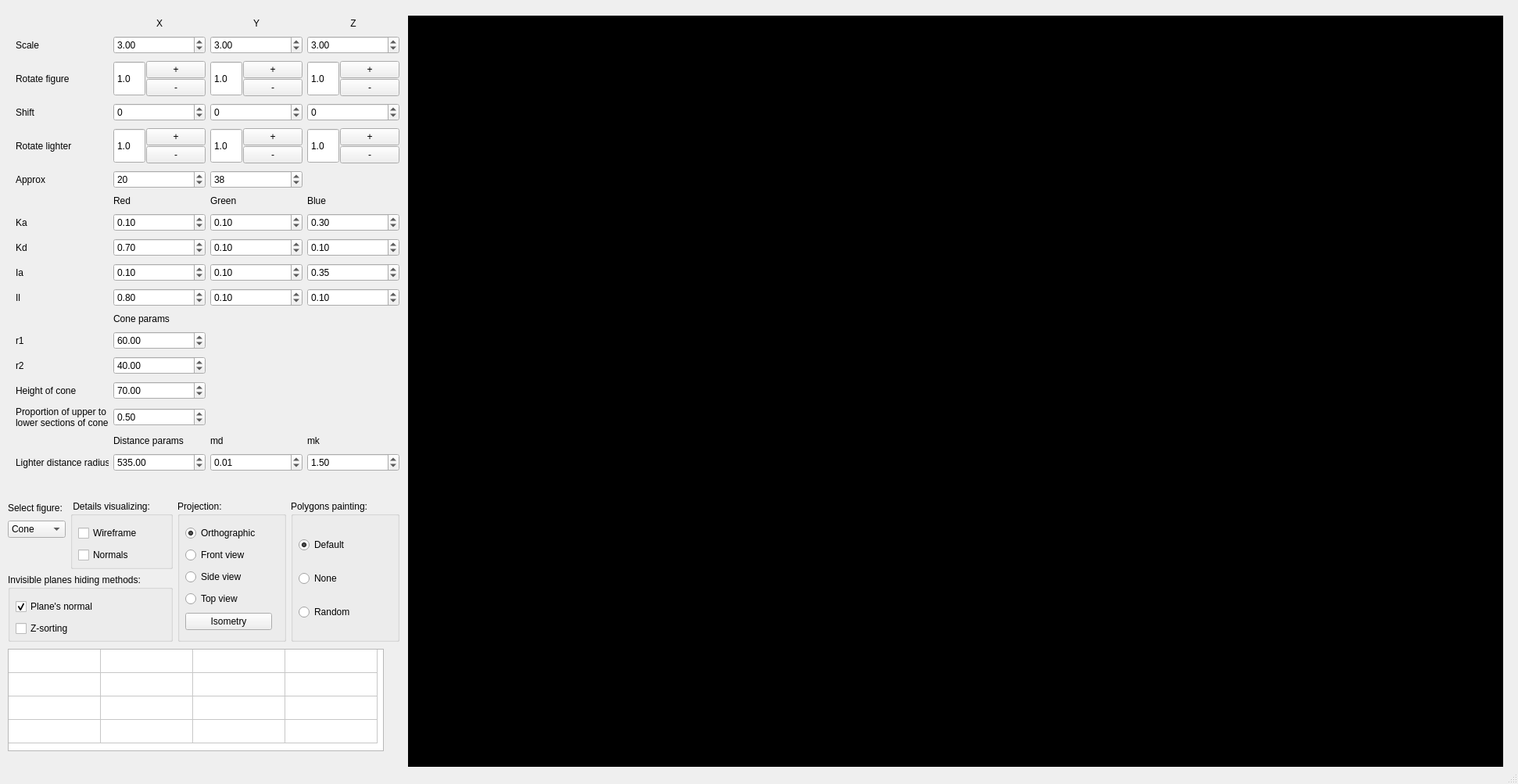
<?xml version="1.0" encoding="UTF-8"?>
<ui version="4.0">
 <class>MainWindow</class>
 <widget class="QMainWindow" name="MainWindow">
  <property name="geometry">
   <rect>
    <x>0</x>
    <y>0</y>
    <width>1942</width>
    <height>1003</height>
   </rect>
  </property>
  <property name="minimumSize">
   <size>
    <width>400</width>
    <height>100</height>
   </size>
  </property>
  <property name="windowTitle">
   <string>MainWindow</string>
  </property>
  <widget class="QWidget" name="centralwidget">
   <widget class="QWidget" name="draw_widget" native="true">
    <property name="geometry">
     <rect>
      <x>522</x>
      <y>20</y>
      <width>1401</width>
      <height>971</height>
     </rect>
    </property>
    <property name="styleSheet">
     <string notr="true">background-color: rgb(0, 0, 0);</string>
    </property>
   </widget>
   <widget class="QWidget" name="gridLayoutWidget">
    <property name="geometry">
     <rect>
      <x>20</x>
      <y>20</y>
      <width>491</width>
      <height>601</height>
     </rect>
    </property>
    <layout class="QGridLayout" name="gridLayout_3">
     <property name="sizeConstraint">
      <enum>QLayout::SetNoConstraint</enum>
     </property>
     <item row="3" column="3">
      <widget class="QSpinBox" name="shiftZ_spinBox">
       <property name="sizePolicy">
        <sizepolicy hsizetype="Preferred" vsizetype="Fixed">
         <horstretch>0</horstretch>
         <verstretch>0</verstretch>
        </sizepolicy>
       </property>
       <property name="accelerated">
        <bool>true</bool>
       </property>
       <property name="minimum">
        <number>-500</number>
       </property>
       <property name="maximum">
        <number>500</number>
       </property>
       <property name="value">
        <number>0</number>
       </property>
      </widget>
     </item>
     <item row="16" column="2">
      <widget class="QLabel" name="label_24">
       <property name="sizePolicy">
        <sizepolicy hsizetype="Preferred" vsizetype="Fixed">
         <horstretch>0</horstretch>
         <verstretch>0</verstretch>
        </sizepolicy>
       </property>
       <property name="text">
        <string>md</string>
       </property>
      </widget>
     </item>
     <item row="0" column="1">
      <widget class="QLabel" name="label">
       <property name="sizePolicy">
        <sizepolicy hsizetype="Preferred" vsizetype="Fixed">
         <horstretch>0</horstretch>
         <verstretch>0</verstretch>
        </sizepolicy>
       </property>
       <property name="text">
        <string>X</string>
       </property>
       <property name="alignment">
        <set>Qt::AlignCenter</set>
       </property>
      </widget>
     </item>
     <item row="1" column="1">
      <widget class="QDoubleSpinBox" name="scaleX_doubleSpinBox">
       <property name="sizePolicy">
        <sizepolicy hsizetype="Preferred" vsizetype="Fixed">
         <horstretch>0</horstretch>
         <verstretch>0</verstretch>
        </sizepolicy>
       </property>
       <property name="accelerated">
        <bool>true</bool>
       </property>
       <property name="maximum">
        <double>100.000000000000000</double>
       </property>
       <property name="value">
        <double>3.000000000000000</double>
       </property>
      </widget>
     </item>
     <item row="9" column="3">
      <widget class="QDoubleSpinBox" name="iaB_doubleSpinBox">
       <property name="sizePolicy">
        <sizepolicy hsizetype="Preferred" vsizetype="Fixed">
         <horstretch>0</horstretch>
         <verstretch>0</verstretch>
        </sizepolicy>
       </property>
       <property name="maximum">
        <double>1.000000000000000</double>
       </property>
       <property name="singleStep">
        <double>0.010000000000000</double>
       </property>
       <property name="value">
        <double>0.350000000000000</double>
       </property>
      </widget>
     </item>
     <item row="3" column="2">
      <widget class="QSpinBox" name="shiftY_spinBox">
       <property name="sizePolicy">
        <sizepolicy hsizetype="Preferred" vsizetype="Fixed">
         <horstretch>0</horstretch>
         <verstretch>0</verstretch>
        </sizepolicy>
       </property>
       <property name="accelerated">
        <bool>true</bool>
       </property>
       <property name="minimum">
        <number>-500</number>
       </property>
       <property name="maximum">
        <number>500</number>
       </property>
       <property name="value">
        <number>0</number>
       </property>
      </widget>
     </item>
     <item row="16" column="1">
      <widget class="QLabel" name="label_23">
       <property name="sizePolicy">
        <sizepolicy hsizetype="Preferred" vsizetype="Fixed">
         <horstretch>0</horstretch>
         <verstretch>0</verstretch>
        </sizepolicy>
       </property>
       <property name="text">
        <string>Distance params</string>
       </property>
      </widget>
     </item>
     <item row="5" column="2">
      <widget class="QSpinBox" name="verApr_spinBox">
       <property name="minimum">
        <number>3</number>
       </property>
       <property name="maximum">
        <number>1000</number>
       </property>
       <property name="value">
        <number>38</number>
       </property>
      </widget>
     </item>
     <item row="4" column="1">
      <layout class="QHBoxLayout" name="horizontalLayout_11">
       <property name="spacing">
        <number>1</number>
       </property>
       <property name="sizeConstraint">
        <enum>QLayout::SetDefaultConstraint</enum>
       </property>
       <item>
        <widget class="QDoubleSpinBox" name="lighter_rotateX_doubleSpinBox">
         <property name="sizePolicy">
          <sizepolicy hsizetype="Preferred" vsizetype="Preferred">
           <horstretch>0</horstretch>
           <verstretch>0</verstretch>
          </sizepolicy>
         </property>
         <property name="buttonSymbols">
          <enum>QAbstractSpinBox::NoButtons</enum>
         </property>
         <property name="accelerated">
          <bool>true</bool>
         </property>
         <property name="decimals">
          <number>1</number>
         </property>
         <property name="minimum">
          <double>0.000000000000000</double>
         </property>
         <property name="maximum">
          <double>100.000000000000000</double>
         </property>
         <property name="value">
          <double>1.000000000000000</double>
         </property>
        </widget>
       </item>
       <item>
        <layout class="QVBoxLayout" name="verticalLayout_12">
         <property name="spacing">
          <number>1</number>
         </property>
         <item>
          <widget class="QPushButton" name="lighter_rotateX_plus_pushButton">
           <property name="text">
            <string>+</string>
           </property>
          </widget>
         </item>
         <item>
          <widget class="QPushButton" name="lighter_rotateX_minus_pushButton">
           <property name="text">
            <string>-</string>
           </property>
          </widget>
         </item>
        </layout>
       </item>
      </layout>
     </item>
     <item row="4" column="2">
      <layout class="QHBoxLayout" name="horizontalLayout_12">
       <property name="spacing">
        <number>1</number>
       </property>
       <property name="sizeConstraint">
        <enum>QLayout::SetDefaultConstraint</enum>
       </property>
       <item>
        <widget class="QDoubleSpinBox" name="lighter_rotateY_doubleSpinBox">
         <property name="sizePolicy">
          <sizepolicy hsizetype="Preferred" vsizetype="Preferred">
           <horstretch>0</horstretch>
           <verstretch>0</verstretch>
          </sizepolicy>
         </property>
         <property name="buttonSymbols">
          <enum>QAbstractSpinBox::NoButtons</enum>
         </property>
         <property name="accelerated">
          <bool>true</bool>
         </property>
         <property name="decimals">
          <number>1</number>
         </property>
         <property name="minimum">
          <double>0.000000000000000</double>
         </property>
         <property name="maximum">
          <double>100.000000000000000</double>
         </property>
         <property name="value">
          <double>1.000000000000000</double>
         </property>
        </widget>
       </item>
       <item>
        <layout class="QVBoxLayout" name="verticalLayout_13">
         <property name="spacing">
          <number>1</number>
         </property>
         <item>
          <widget class="QPushButton" name="lighter_rotateY_plus_pushButton">
           <property name="text">
            <string>+</string>
           </property>
          </widget>
         </item>
         <item>
          <widget class="QPushButton" name="lighter_rotateY_minus_pushButton">
           <property name="text">
            <string>-</string>
           </property>
          </widget>
         </item>
        </layout>
       </item>
      </layout>
     </item>
     <item row="8" column="3">
      <widget class="QDoubleSpinBox" name="kdB_doubleSpinBox">
       <property name="sizePolicy">
        <sizepolicy hsizetype="Preferred" vsizetype="Fixed">
         <horstretch>0</horstretch>
         <verstretch>0</verstretch>
        </sizepolicy>
       </property>
       <property name="maximum">
        <double>1.000000000000000</double>
       </property>
       <property name="singleStep">
        <double>0.010000000000000</double>
       </property>
       <property name="value">
        <double>0.100000000000000</double>
       </property>
      </widget>
     </item>
     <item row="6" column="2">
      <widget class="QLabel" name="label_21">
       <property name="sizePolicy">
        <sizepolicy hsizetype="Preferred" vsizetype="Fixed">
         <horstretch>0</horstretch>
         <verstretch>0</verstretch>
        </sizepolicy>
       </property>
       <property name="text">
        <string>Green</string>
       </property>
      </widget>
     </item>
     <item row="10" column="2">
      <widget class="QDoubleSpinBox" name="ilG_doubleSpinBox">
       <property name="sizePolicy">
        <sizepolicy hsizetype="Preferred" vsizetype="Fixed">
         <horstretch>0</horstretch>
         <verstretch>0</verstretch>
        </sizepolicy>
       </property>
       <property name="maximum">
        <double>1.000000000000000</double>
       </property>
       <property name="singleStep">
        <double>0.010000000000000</double>
       </property>
       <property name="value">
        <double>0.100000000000000</double>
       </property>
      </widget>
     </item>
     <item row="8" column="0">
      <widget class="QLabel" name="label_18">
       <property name="text">
        <string>Kd</string>
       </property>
       <property name="wordWrap">
        <bool>true</bool>
       </property>
      </widget>
     </item>
     <item row="7" column="2">
      <widget class="QDoubleSpinBox" name="kaG_doubleSpinBox">
       <property name="sizePolicy">
        <sizepolicy hsizetype="Preferred" vsizetype="Fixed">
         <horstretch>0</horstretch>
         <verstretch>0</verstretch>
        </sizepolicy>
       </property>
       <property name="maximum">
        <double>1.000000000000000</double>
       </property>
       <property name="singleStep">
        <double>0.010000000000000</double>
       </property>
       <property name="value">
        <double>0.100000000000000</double>
       </property>
      </widget>
     </item>
     <item row="6" column="1">
      <widget class="QLabel" name="label_20">
       <property name="sizePolicy">
        <sizepolicy hsizetype="Preferred" vsizetype="Fixed">
         <horstretch>0</horstretch>
         <verstretch>0</verstretch>
        </sizepolicy>
       </property>
       <property name="text">
        <string>Red</string>
       </property>
      </widget>
     </item>
     <item row="2" column="3">
      <layout class="QHBoxLayout" name="horizontalLayout_3">
       <property name="spacing">
        <number>1</number>
       </property>
       <property name="sizeConstraint">
        <enum>QLayout::SetDefaultConstraint</enum>
       </property>
       <item>
        <widget class="QDoubleSpinBox" name="rotateZ_doubleSpinBox">
         <property name="sizePolicy">
          <sizepolicy hsizetype="Preferred" vsizetype="Preferred">
           <horstretch>0</horstretch>
           <verstretch>0</verstretch>
          </sizepolicy>
         </property>
         <property name="buttonSymbols">
          <enum>QAbstractSpinBox::NoButtons</enum>
         </property>
         <property name="accelerated">
          <bool>true</bool>
         </property>
         <property name="decimals">
          <number>1</number>
         </property>
         <property name="minimum">
          <double>0.000000000000000</double>
         </property>
         <property name="maximum">
          <double>100.000000000000000</double>
         </property>
         <property name="value">
          <double>1.000000000000000</double>
         </property>
        </widget>
       </item>
       <item>
        <layout class="QVBoxLayout" name="verticalLayout_3">
         <property name="spacing">
          <number>1</number>
         </property>
         <item>
          <widget class="QPushButton" name="rotateZ_plus_pushButton">
           <property name="text">
            <string>+</string>
           </property>
          </widget>
         </item>
         <item>
          <widget class="QPushButton" name="rotateZ_minus_pushButton">
           <property name="text">
            <string>-</string>
           </property>
          </widget>
         </item>
        </layout>
       </item>
      </layout>
     </item>
     <item row="10" column="3">
      <widget class="QDoubleSpinBox" name="ilB_doubleSpinBox">
       <property name="sizePolicy">
        <sizepolicy hsizetype="Preferred" vsizetype="Fixed">
         <horstretch>0</horstretch>
         <verstretch>0</verstretch>
        </sizepolicy>
       </property>
       <property name="maximum">
        <double>1.000000000000000</double>
       </property>
       <property name="singleStep">
        <double>0.010000000000000</double>
       </property>
       <property name="value">
        <double>0.100000000000000</double>
       </property>
      </widget>
     </item>
     <item row="0" column="2">
      <widget class="QLabel" name="label_2">
       <property name="sizePolicy">
        <sizepolicy hsizetype="Preferred" vsizetype="Fixed">
         <horstretch>0</horstretch>
         <verstretch>0</verstretch>
        </sizepolicy>
       </property>
       <property name="text">
        <string>Y</string>
       </property>
       <property name="alignment">
        <set>Qt::AlignCenter</set>
       </property>
      </widget>
     </item>
     <item row="3" column="1">
      <widget class="QSpinBox" name="shiftX_spinBox">
       <property name="sizePolicy">
        <sizepolicy hsizetype="Preferred" vsizetype="Fixed">
         <horstretch>0</horstretch>
         <verstretch>0</verstretch>
        </sizepolicy>
       </property>
       <property name="accelerated">
        <bool>true</bool>
       </property>
       <property name="minimum">
        <number>-500</number>
       </property>
       <property name="maximum">
        <number>500</number>
       </property>
       <property name="value">
        <number>0</number>
       </property>
      </widget>
     </item>
     <item row="7" column="1">
      <widget class="QDoubleSpinBox" name="kaR_doubleSpinBox">
       <property name="sizePolicy">
        <sizepolicy hsizetype="Preferred" vsizetype="Fixed">
         <horstretch>0</horstretch>
         <verstretch>0</verstretch>
        </sizepolicy>
       </property>
       <property name="maximum">
        <double>1.000000000000000</double>
       </property>
       <property name="singleStep">
        <double>0.010000000000000</double>
       </property>
       <property name="value">
        <double>0.100000000000000</double>
       </property>
      </widget>
     </item>
     <item row="9" column="1">
      <widget class="QDoubleSpinBox" name="iaR_doubleSpinBox">
       <property name="sizePolicy">
        <sizepolicy hsizetype="Preferred" vsizetype="Fixed">
         <horstretch>0</horstretch>
         <verstretch>0</verstretch>
        </sizepolicy>
       </property>
       <property name="maximum">
        <double>1.000000000000000</double>
       </property>
       <property name="singleStep">
        <double>0.010000000000000</double>
       </property>
       <property name="value">
        <double>0.100000000000000</double>
       </property>
      </widget>
     </item>
     <item row="4" column="0">
      <widget class="QLabel" name="label_14">
       <property name="text">
        <string>Rotate lighter</string>
       </property>
      </widget>
     </item>
     <item row="0" column="3">
      <widget class="QLabel" name="label_3">
       <property name="sizePolicy">
        <sizepolicy hsizetype="Preferred" vsizetype="Fixed">
         <horstretch>0</horstretch>
         <verstretch>0</verstretch>
        </sizepolicy>
       </property>
       <property name="text">
        <string>Z</string>
       </property>
       <property name="alignment">
        <set>Qt::AlignCenter</set>
       </property>
      </widget>
     </item>
     <item row="12" column="1">
      <widget class="QDoubleSpinBox" name="coneR1_doubleSpinBox">
       <property name="sizePolicy">
        <sizepolicy hsizetype="Preferred" vsizetype="Fixed">
         <horstretch>0</horstretch>
         <verstretch>0</verstretch>
        </sizepolicy>
       </property>
       <property name="maximum">
        <double>1000.000000000000000</double>
       </property>
       <property name="value">
        <double>60.000000000000000</double>
       </property>
      </widget>
     </item>
     <item row="10" column="1">
      <widget class="QDoubleSpinBox" name="ilR_doubleSpinBox">
       <property name="sizePolicy">
        <sizepolicy hsizetype="Preferred" vsizetype="Fixed">
         <horstretch>0</horstretch>
         <verstretch>0</verstretch>
        </sizepolicy>
       </property>
       <property name="maximum">
        <double>1.000000000000000</double>
       </property>
       <property name="singleStep">
        <double>0.010000000000000</double>
       </property>
       <property name="value">
        <double>0.800000000000000</double>
       </property>
      </widget>
     </item>
     <item row="17" column="3">
      <widget class="QDoubleSpinBox" name="lighterMk_doubleSpinBox">
       <property name="sizePolicy">
        <sizepolicy hsizetype="Preferred" vsizetype="Fixed">
         <horstretch>0</horstretch>
         <verstretch>0</verstretch>
        </sizepolicy>
       </property>
       <property name="maximum">
        <double>1000.000000000000000</double>
       </property>
       <property name="singleStep">
        <double>0.100000000000000</double>
       </property>
       <property name="value">
        <double>1.500000000000000</double>
       </property>
      </widget>
     </item>
     <item row="4" column="3">
      <layout class="QHBoxLayout" name="horizontalLayout_13">
       <property name="spacing">
        <number>1</number>
       </property>
       <property name="sizeConstraint">
        <enum>QLayout::SetDefaultConstraint</enum>
       </property>
       <item>
        <widget class="QDoubleSpinBox" name="lighter_rotateZ_doubleSpinBox">
         <property name="sizePolicy">
          <sizepolicy hsizetype="Preferred" vsizetype="Preferred">
           <horstretch>0</horstretch>
           <verstretch>0</verstretch>
          </sizepolicy>
         </property>
         <property name="buttonSymbols">
          <enum>QAbstractSpinBox::NoButtons</enum>
         </property>
         <property name="accelerated">
          <bool>true</bool>
         </property>
         <property name="decimals">
          <number>1</number>
         </property>
         <property name="minimum">
          <double>0.000000000000000</double>
         </property>
         <property name="maximum">
          <double>100.000000000000000</double>
         </property>
         <property name="value">
          <double>1.000000000000000</double>
         </property>
        </widget>
       </item>
       <item>
        <layout class="QVBoxLayout" name="verticalLayout_14">
         <property name="spacing">
          <number>1</number>
         </property>
         <item>
          <widget class="QPushButton" name="lighter_rotateZ_plus_pushButton">
           <property name="text">
            <string>+</string>
           </property>
          </widget>
         </item>
         <item>
          <widget class="QPushButton" name="lighter_rotateZ_minus_pushButton">
           <property name="text">
            <string>-</string>
           </property>
          </widget>
         </item>
        </layout>
       </item>
      </layout>
     </item>
     <item row="2" column="1">
      <layout class="QHBoxLayout" name="horizontalLayout">
       <property name="spacing">
        <number>1</number>
       </property>
       <property name="sizeConstraint">
        <enum>QLayout::SetDefaultConstraint</enum>
       </property>
       <item>
        <widget class="QDoubleSpinBox" name="rotateX_doubleSpinBox">
         <property name="sizePolicy">
          <sizepolicy hsizetype="Preferred" vsizetype="Preferred">
           <horstretch>0</horstretch>
           <verstretch>0</verstretch>
          </sizepolicy>
         </property>
         <property name="buttonSymbols">
          <enum>QAbstractSpinBox::NoButtons</enum>
         </property>
         <property name="accelerated">
          <bool>true</bool>
         </property>
         <property name="decimals">
          <number>1</number>
         </property>
         <property name="minimum">
          <double>0.000000000000000</double>
         </property>
         <property name="maximum">
          <double>100.000000000000000</double>
         </property>
         <property name="value">
          <double>1.000000000000000</double>
         </property>
        </widget>
       </item>
       <item>
        <layout class="QVBoxLayout" name="verticalLayout">
         <property name="spacing">
          <number>1</number>
         </property>
         <item>
          <widget class="QPushButton" name="rotateX_plus_pushButton">
           <property name="text">
            <string>+</string>
           </property>
          </widget>
         </item>
         <item>
          <widget class="QPushButton" name="rotateX_minus_pushButton">
           <property name="text">
            <string>-</string>
           </property>
          </widget>
         </item>
        </layout>
       </item>
      </layout>
     </item>
     <item row="17" column="1">
      <widget class="QDoubleSpinBox" name="lighterR_doubleSpinBox">
       <property name="sizePolicy">
        <sizepolicy hsizetype="Preferred" vsizetype="Fixed">
         <horstretch>0</horstretch>
         <verstretch>0</verstretch>
        </sizepolicy>
       </property>
       <property name="maximum">
        <double>1000.000000000000000</double>
       </property>
       <property name="value">
        <double>535.000000000000000</double>
       </property>
      </widget>
     </item>
     <item row="2" column="0">
      <widget class="QLabel" name="label_8">
       <property name="text">
        <string>Rotate figure</string>
       </property>
      </widget>
     </item>
     <item row="17" column="2">
      <widget class="QDoubleSpinBox" name="lighterMd_doubleSpinBox">
       <property name="sizePolicy">
        <sizepolicy hsizetype="Preferred" vsizetype="Fixed">
         <horstretch>0</horstretch>
         <verstretch>0</verstretch>
        </sizepolicy>
       </property>
       <property name="maximum">
        <double>1000.000000000000000</double>
       </property>
       <property name="singleStep">
        <double>0.010000000000000</double>
       </property>
       <property name="value">
        <double>0.010000000000000</double>
       </property>
      </widget>
     </item>
     <item row="1" column="0">
      <widget class="QLabel" name="label_4">
       <property name="text">
        <string>Scale</string>
       </property>
      </widget>
     </item>
     <item row="11" column="1">
      <widget class="QLabel" name="label_10">
       <property name="sizePolicy">
        <sizepolicy hsizetype="Preferred" vsizetype="Fixed">
         <horstretch>0</horstretch>
         <verstretch>0</verstretch>
        </sizepolicy>
       </property>
       <property name="text">
        <string>Cone params</string>
       </property>
      </widget>
     </item>
     <item row="13" column="1">
      <widget class="QDoubleSpinBox" name="coneR2_doubleSpinBox">
       <property name="sizePolicy">
        <sizepolicy hsizetype="Preferred" vsizetype="Fixed">
         <horstretch>0</horstretch>
         <verstretch>0</verstretch>
        </sizepolicy>
       </property>
       <property name="maximum">
        <double>1000.000000000000000</double>
       </property>
       <property name="value">
        <double>40.000000000000000</double>
       </property>
      </widget>
     </item>
     <item row="9" column="2">
      <widget class="QDoubleSpinBox" name="iaG_doubleSpinBox">
       <property name="sizePolicy">
        <sizepolicy hsizetype="Preferred" vsizetype="Fixed">
         <horstretch>0</horstretch>
         <verstretch>0</verstretch>
        </sizepolicy>
       </property>
       <property name="maximum">
        <double>1.000000000000000</double>
       </property>
       <property name="singleStep">
        <double>0.010000000000000</double>
       </property>
       <property name="value">
        <double>0.100000000000000</double>
       </property>
      </widget>
     </item>
     <item row="14" column="1">
      <widget class="QDoubleSpinBox" name="coneH_doubleSpinBox">
       <property name="sizePolicy">
        <sizepolicy hsizetype="Preferred" vsizetype="Fixed">
         <horstretch>0</horstretch>
         <verstretch>0</verstretch>
        </sizepolicy>
       </property>
       <property name="maximum">
        <double>1000.000000000000000</double>
       </property>
       <property name="value">
        <double>70.000000000000000</double>
       </property>
      </widget>
     </item>
     <item row="17" column="0">
      <widget class="QLabel" name="label_15">
       <property name="text">
        <string>Lighter distance radius</string>
       </property>
      </widget>
     </item>
     <item row="5" column="1">
      <widget class="QSpinBox" name="horApr_spinBox">
       <property name="minimum">
        <number>3</number>
       </property>
       <property name="maximum">
        <number>1000</number>
       </property>
       <property name="value">
        <number>20</number>
       </property>
      </widget>
     </item>
     <item row="7" column="0">
      <widget class="QLabel" name="label_16">
       <property name="text">
        <string>Ka</string>
       </property>
       <property name="wordWrap">
        <bool>true</bool>
       </property>
      </widget>
     </item>
     <item row="8" column="2">
      <widget class="QDoubleSpinBox" name="kdG_doubleSpinBox">
       <property name="sizePolicy">
        <sizepolicy hsizetype="Preferred" vsizetype="Fixed">
         <horstretch>0</horstretch>
         <verstretch>0</verstretch>
        </sizepolicy>
       </property>
       <property name="maximum">
        <double>1.000000000000000</double>
       </property>
       <property name="singleStep">
        <double>0.010000000000000</double>
       </property>
       <property name="value">
        <double>0.100000000000000</double>
       </property>
      </widget>
     </item>
     <item row="16" column="3">
      <widget class="QLabel" name="label_25">
       <property name="sizePolicy">
        <sizepolicy hsizetype="Preferred" vsizetype="Fixed">
         <horstretch>0</horstretch>
         <verstretch>0</verstretch>
        </sizepolicy>
       </property>
       <property name="text">
        <string>mk</string>
       </property>
      </widget>
     </item>
     <item row="6" column="3">
      <widget class="QLabel" name="label_22">
       <property name="sizePolicy">
        <sizepolicy hsizetype="Preferred" vsizetype="Fixed">
         <horstretch>0</horstretch>
         <verstretch>0</verstretch>
        </sizepolicy>
       </property>
       <property name="text">
        <string>Blue</string>
       </property>
      </widget>
     </item>
     <item row="7" column="3">
      <widget class="QDoubleSpinBox" name="kaB_doubleSpinBox">
       <property name="sizePolicy">
        <sizepolicy hsizetype="Preferred" vsizetype="Fixed">
         <horstretch>0</horstretch>
         <verstretch>0</verstretch>
        </sizepolicy>
       </property>
       <property name="maximum">
        <double>1.000000000000000</double>
       </property>
       <property name="singleStep">
        <double>0.010000000000000</double>
       </property>
       <property name="value">
        <double>0.300000000000000</double>
       </property>
      </widget>
     </item>
     <item row="8" column="1">
      <widget class="QDoubleSpinBox" name="kdR_doubleSpinBox">
       <property name="sizePolicy">
        <sizepolicy hsizetype="Preferred" vsizetype="Fixed">
         <horstretch>0</horstretch>
         <verstretch>0</verstretch>
        </sizepolicy>
       </property>
       <property name="maximum">
        <double>1.000000000000000</double>
       </property>
       <property name="singleStep">
        <double>0.010000000000000</double>
       </property>
       <property name="value">
        <double>0.700000000000000</double>
       </property>
      </widget>
     </item>
     <item row="1" column="3">
      <widget class="QDoubleSpinBox" name="scaleZ_doubleSpinBox">
       <property name="sizePolicy">
        <sizepolicy hsizetype="Preferred" vsizetype="Fixed">
         <horstretch>0</horstretch>
         <verstretch>0</verstretch>
        </sizepolicy>
       </property>
       <property name="accelerated">
        <bool>true</bool>
       </property>
       <property name="maximum">
        <double>100.000000000000000</double>
       </property>
       <property name="value">
        <double>3.000000000000000</double>
       </property>
      </widget>
     </item>
     <item row="9" column="0">
      <widget class="QLabel" name="label_17">
       <property name="text">
        <string>Ia</string>
       </property>
       <property name="wordWrap">
        <bool>true</bool>
       </property>
      </widget>
     </item>
     <item row="15" column="0">
      <widget class="QLabel" name="label_13">
       <property name="text">
        <string>Proportion of upper to lower sections of cone</string>
       </property>
       <property name="wordWrap">
        <bool>true</bool>
       </property>
      </widget>
     </item>
     <item row="13" column="0">
      <widget class="QLabel" name="label_12">
       <property name="text">
        <string>r2</string>
       </property>
      </widget>
     </item>
     <item row="14" column="0">
      <widget class="QLabel" name="label_9">
       <property name="text">
        <string>Height of cone</string>
       </property>
      </widget>
     </item>
     <item row="12" column="0">
      <widget class="QLabel" name="label_11">
       <property name="text">
        <string>r1</string>
       </property>
      </widget>
     </item>
     <item row="2" column="2">
      <layout class="QHBoxLayout" name="horizontalLayout_2">
       <property name="spacing">
        <number>1</number>
       </property>
       <property name="sizeConstraint">
        <enum>QLayout::SetDefaultConstraint</enum>
       </property>
       <item>
        <widget class="QDoubleSpinBox" name="rotateY_doubleSpinBox">
         <property name="sizePolicy">
          <sizepolicy hsizetype="Preferred" vsizetype="Preferred">
           <horstretch>0</horstretch>
           <verstretch>0</verstretch>
          </sizepolicy>
         </property>
         <property name="buttonSymbols">
          <enum>QAbstractSpinBox::NoButtons</enum>
         </property>
         <property name="accelerated">
          <bool>true</bool>
         </property>
         <property name="decimals">
          <number>1</number>
         </property>
         <property name="minimum">
          <double>0.000000000000000</double>
         </property>
         <property name="maximum">
          <double>100.000000000000000</double>
         </property>
         <property name="value">
          <double>1.000000000000000</double>
         </property>
        </widget>
       </item>
       <item>
        <layout class="QVBoxLayout" name="verticalLayout_2">
         <property name="spacing">
          <number>1</number>
         </property>
         <item>
          <widget class="QPushButton" name="rotateY_plus_pushButton">
           <property name="text">
            <string>+</string>
           </property>
          </widget>
         </item>
         <item>
          <widget class="QPushButton" name="rotateY_minus_pushButton">
           <property name="text">
            <string>-</string>
           </property>
          </widget>
         </item>
        </layout>
       </item>
      </layout>
     </item>
     <item row="10" column="0">
      <widget class="QLabel" name="label_19">
       <property name="text">
        <string>Il</string>
       </property>
       <property name="wordWrap">
        <bool>true</bool>
       </property>
      </widget>
     </item>
     <item row="3" column="0">
      <widget class="QLabel" name="label_5">
       <property name="text">
        <string>Shift</string>
       </property>
      </widget>
     </item>
     <item row="15" column="1">
      <widget class="QDoubleSpinBox" name="coneRatio_doubleSpinBox">
       <property name="sizePolicy">
        <sizepolicy hsizetype="Preferred" vsizetype="Fixed">
         <horstretch>0</horstretch>
         <verstretch>0</verstretch>
        </sizepolicy>
       </property>
       <property name="maximum">
        <double>1.000000000000000</double>
       </property>
       <property name="singleStep">
        <double>0.010000000000000</double>
       </property>
       <property name="value">
        <double>0.500000000000000</double>
       </property>
      </widget>
     </item>
     <item row="5" column="0">
      <widget class="QLabel" name="label_7">
       <property name="text">
        <string>Approx</string>
       </property>
      </widget>
     </item>
     <item row="1" column="2">
      <widget class="QDoubleSpinBox" name="scaleY_doubleSpinBox">
       <property name="sizePolicy">
        <sizepolicy hsizetype="Preferred" vsizetype="Fixed">
         <horstretch>0</horstretch>
         <verstretch>0</verstretch>
        </sizepolicy>
       </property>
       <property name="accelerated">
        <bool>true</bool>
       </property>
       <property name="maximum">
        <double>100.000000000000000</double>
       </property>
       <property name="value">
        <double>3.000000000000000</double>
       </property>
      </widget>
     </item>
    </layout>
   </widget>
   <widget class="QTableWidget" name="tableWidget">
    <property name="geometry">
     <rect>
      <x>10</x>
      <y>830</y>
      <width>481</width>
      <height>131</height>
     </rect>
    </property>
    <property name="showGrid">
     <bool>true</bool>
    </property>
    <property name="cornerButtonEnabled">
     <bool>true</bool>
    </property>
    <property name="rowCount">
     <number>4</number>
    </property>
    <property name="columnCount">
     <number>4</number>
    </property>
    <attribute name="horizontalHeaderVisible">
     <bool>false</bool>
    </attribute>
    <attribute name="horizontalHeaderCascadingSectionResizes">
     <bool>false</bool>
    </attribute>
    <attribute name="horizontalHeaderMinimumSectionSize">
     <number>50</number>
    </attribute>
    <attribute name="horizontalHeaderDefaultSectionSize">
     <number>118</number>
    </attribute>
    <attribute name="verticalHeaderVisible">
     <bool>false</bool>
    </attribute>
    <row/>
    <row/>
    <row/>
    <row/>
    <column/>
    <column/>
    <column/>
    <column/>
   </widget>
   <widget class="QWidget" name="layoutWidget">
    <property name="geometry">
     <rect>
      <x>10</x>
      <y>640</y>
      <width>501</width>
      <height>181</height>
     </rect>
    </property>
    <layout class="QHBoxLayout" name="horizontalLayout_4">
     <item>
      <layout class="QVBoxLayout" name="verticalLayout_8">
       <item>
        <layout class="QHBoxLayout" name="horizontalLayout_5">
         <item>
          <layout class="QVBoxLayout" name="verticalLayout_9">
           <item>
            <widget class="QLabel" name="label_6">
             <property name="text">
              <string>Select figure:</string>
             </property>
            </widget>
           </item>
           <item>
            <widget class="QComboBox" name="figure_comboBox">
             <item>
              <property name="text">
               <string>Cone</string>
              </property>
             </item>
             <item>
              <property name="text">
               <string>Cube</string>
              </property>
             </item>
             <item>
              <property name="text">
               <string>Pyramid</string>
              </property>
             </item>
            </widget>
           </item>
           <item>
            <spacer name="verticalSpacer">
             <property name="orientation">
              <enum>Qt::Vertical</enum>
             </property>
             <property name="sizeType">
              <enum>QSizePolicy::Preferred</enum>
             </property>
             <property name="sizeHint" stdset="0">
              <size>
               <width>20</width>
               <height>40</height>
              </size>
             </property>
            </spacer>
           </item>
          </layout>
         </item>
         <item>
          <widget class="QGroupBox" name="groupBox_3">
           <property name="title">
            <string> Details visualizing:</string>
           </property>
           <widget class="QWidget" name="layoutWidget">
            <property name="geometry">
             <rect>
              <x>10</x>
              <y>30</y>
              <width>91</width>
              <height>52</height>
             </rect>
            </property>
            <layout class="QVBoxLayout" name="verticalLayout_7">
             <item>
              <widget class="QCheckBox" name="wireframe_checkBox">
               <property name="text">
                <string>Wireframe</string>
               </property>
               <property name="checked">
                <bool>false</bool>
               </property>
              </widget>
             </item>
             <item>
              <widget class="QCheckBox" name="normals_checkBox">
               <property name="text">
                <string>Normals</string>
               </property>
              </widget>
             </item>
            </layout>
           </widget>
          </widget>
         </item>
        </layout>
       </item>
       <item>
        <widget class="QGroupBox" name="groupBox_2">
         <property name="title">
          <string>Invisible planes hiding methods:</string>
         </property>
         <widget class="QWidget" name="layoutWidget">
          <property name="geometry">
           <rect>
            <x>10</x>
            <y>30</y>
            <width>171</width>
            <height>52</height>
           </rect>
          </property>
          <layout class="QVBoxLayout" name="verticalLayout_5">
           <item>
            <widget class="QCheckBox" name="normalMethod_checkBox">
             <property name="text">
              <string>Plane's normal</string>
             </property>
             <property name="checked">
              <bool>true</bool>
             </property>
            </widget>
           </item>
           <item>
            <widget class="QCheckBox" name="ZSorting_checkBox">
             <property name="text">
              <string>Z-sorting</string>
             </property>
            </widget>
           </item>
          </layout>
         </widget>
        </widget>
       </item>
      </layout>
     </item>
     <item>
      <widget class="QGroupBox" name="groupBox_4">
       <property name="title">
        <string>Projection:</string>
       </property>
       <widget class="QWidget" name="layoutWidget">
        <property name="geometry">
         <rect>
          <x>10</x>
          <y>30</y>
          <width>111</width>
          <height>141</height>
         </rect>
        </property>
        <layout class="QVBoxLayout" name="verticalLayout_6">
         <item>
          <widget class="QRadioButton" name="ortho_radioButton">
           <property name="text">
            <string>Orthographic</string>
           </property>
           <property name="checked">
            <bool>true</bool>
           </property>
          </widget>
         </item>
         <item>
          <widget class="QRadioButton" name="front_radioButton">
           <property name="text">
            <string>Front view</string>
           </property>
          </widget>
         </item>
         <item>
          <widget class="QRadioButton" name="side_radioButton">
           <property name="text">
            <string>Side view</string>
           </property>
          </widget>
         </item>
         <item>
          <widget class="QRadioButton" name="top_radioButton">
           <property name="text">
            <string>Top view</string>
           </property>
          </widget>
         </item>
         <item>
          <widget class="QPushButton" name="isometry_pushButton">
           <property name="text">
            <string>Isometry</string>
           </property>
          </widget>
         </item>
        </layout>
       </widget>
      </widget>
     </item>
     <item>
      <widget class="QGroupBox" name="groupBox">
       <property name="title">
        <string>Polygons painting:</string>
       </property>
       <widget class="QWidget" name="layoutWidget">
        <property name="geometry">
         <rect>
          <x>10</x>
          <y>30</y>
          <width>121</width>
          <height>141</height>
         </rect>
        </property>
        <layout class="QVBoxLayout" name="verticalLayout_4">
         <item>
          <widget class="QRadioButton" name="default_radioButton">
           <property name="text">
            <string>Default</string>
           </property>
           <property name="checked">
            <bool>true</bool>
           </property>
          </widget>
         </item>
         <item>
          <widget class="QRadioButton" name="none_radioButton">
           <property name="text">
            <string>None</string>
           </property>
           <property name="checked">
            <bool>false</bool>
           </property>
          </widget>
         </item>
         <item>
          <widget class="QRadioButton" name="random_radioButton">
           <property name="text">
            <string>Random</string>
           </property>
           <property name="checked">
            <bool>false</bool>
           </property>
          </widget>
         </item>
        </layout>
       </widget>
      </widget>
     </item>
    </layout>
   </widget>
  </widget>
  <widget class="QMenuBar" name="menubar">
   <property name="geometry">
    <rect>
     <x>0</x>
     <y>0</y>
     <width>1942</width>
     <height>18</height>
    </rect>
   </property>
  </widget>
  <widget class="QStatusBar" name="statusbar"/>
 </widget>
 <tabstops>
  <tabstop>scaleX_doubleSpinBox</tabstop>
  <tabstop>scaleY_doubleSpinBox</tabstop>
  <tabstop>scaleZ_doubleSpinBox</tabstop>
  <tabstop>rotateX_doubleSpinBox</tabstop>
  <tabstop>rotateX_plus_pushButton</tabstop>
  <tabstop>rotateX_minus_pushButton</tabstop>
  <tabstop>rotateY_doubleSpinBox</tabstop>
  <tabstop>rotateY_plus_pushButton</tabstop>
  <tabstop>rotateY_minus_pushButton</tabstop>
  <tabstop>rotateZ_doubleSpinBox</tabstop>
  <tabstop>rotateZ_plus_pushButton</tabstop>
  <tabstop>rotateZ_minus_pushButton</tabstop>
  <tabstop>shiftX_spinBox</tabstop>
  <tabstop>shiftY_spinBox</tabstop>
  <tabstop>shiftZ_spinBox</tabstop>
  <tabstop>lighter_rotateX_doubleSpinBox</tabstop>
  <tabstop>lighter_rotateX_plus_pushButton</tabstop>
  <tabstop>lighter_rotateX_minus_pushButton</tabstop>
  <tabstop>lighter_rotateY_doubleSpinBox</tabstop>
  <tabstop>lighter_rotateY_plus_pushButton</tabstop>
  <tabstop>lighter_rotateY_minus_pushButton</tabstop>
  <tabstop>lighter_rotateZ_doubleSpinBox</tabstop>
  <tabstop>lighter_rotateZ_plus_pushButton</tabstop>
  <tabstop>lighter_rotateZ_minus_pushButton</tabstop>
  <tabstop>horApr_spinBox</tabstop>
  <tabstop>verApr_spinBox</tabstop>
  <tabstop>kaR_doubleSpinBox</tabstop>
  <tabstop>kaG_doubleSpinBox</tabstop>
  <tabstop>kaB_doubleSpinBox</tabstop>
  <tabstop>kdR_doubleSpinBox</tabstop>
  <tabstop>kdG_doubleSpinBox</tabstop>
  <tabstop>kdB_doubleSpinBox</tabstop>
  <tabstop>iaR_doubleSpinBox</tabstop>
  <tabstop>iaG_doubleSpinBox</tabstop>
  <tabstop>iaB_doubleSpinBox</tabstop>
  <tabstop>ilR_doubleSpinBox</tabstop>
  <tabstop>ilG_doubleSpinBox</tabstop>
  <tabstop>ilB_doubleSpinBox</tabstop>
  <tabstop>coneR1_doubleSpinBox</tabstop>
  <tabstop>coneR2_doubleSpinBox</tabstop>
  <tabstop>coneH_doubleSpinBox</tabstop>
  <tabstop>coneRatio_doubleSpinBox</tabstop>
  <tabstop>lighterR_doubleSpinBox</tabstop>
  <tabstop>tableWidget</tabstop>
  <tabstop>figure_comboBox</tabstop>
  <tabstop>wireframe_checkBox</tabstop>
  <tabstop>normals_checkBox</tabstop>
  <tabstop>normalMethod_checkBox</tabstop>
  <tabstop>ZSorting_checkBox</tabstop>
  <tabstop>ortho_radioButton</tabstop>
  <tabstop>front_radioButton</tabstop>
  <tabstop>side_radioButton</tabstop>
  <tabstop>top_radioButton</tabstop>
  <tabstop>isometry_pushButton</tabstop>
  <tabstop>default_radioButton</tabstop>
  <tabstop>none_radioButton</tabstop>
  <tabstop>random_radioButton</tabstop>
 </tabstops>
 <resources/>
 <connections/>
</ui>
